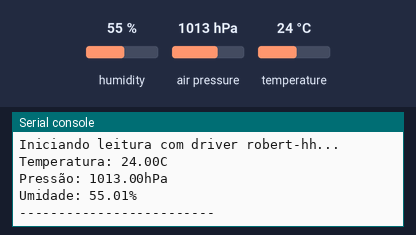
Recording of a program running on a simulated Raspberry Pi Pico running MicroPython. Shown: the last lines printed to the serial console. The test bench sets the inputs (shaded band); at power-on: humidity 55 %, air pressure 1013 hPa, temperature 24 °C. Library files of the repository ran but are not shown: bme280_float.py.

Above: at 1.2 s.
1.3 s: humidity set to 22 %
At 2.5 s:
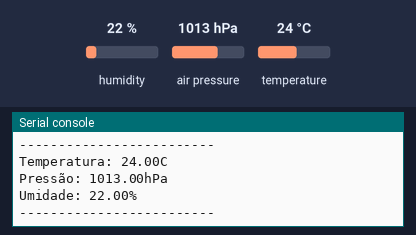
4.0 s: air pressure set to 952 hPa
At 5.5 s:
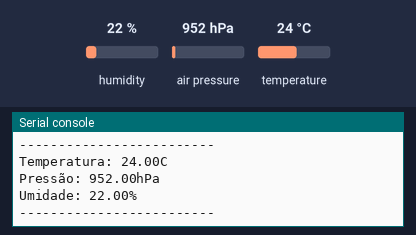

Measured:
- after the input at 1.3 s, the serial console: prints a new line after 0.72 s (image 1)
- after the input at 4.0 s, the serial console: prints a new line at once (image 2)

The program:

bm3280.py
```python
from machine import I2C, Pin
import bme280_float as bme280 # Importa o ficheiro que acabou de salvar
import time

# Configuração do I2C
# GP4 (SDA) e GP5 (SCL)
i2c = I2C(0, sda=Pin(4), scl=Pin(5))

# Inicialização do sensor
# O driver do robert-hh requer o objeto i2c
bme = bme280.BME280(i2c=i2c)

print("Iniciando leitura com driver robert-hh...")

while True:
    # O método 'values' retorna uma tupla formatada: (temperatura, pressão, umidade)
    # Exemplo: ('24.50C', '1013.25hPa', '50.1%')
    t, p, h = bme.values

    print(f"Temperatura: {t}")
    print(f"Pressão: {p}")
    print(f"Umidade: {h}")
    print("-" * 25)

    time.sleep(2)
```
